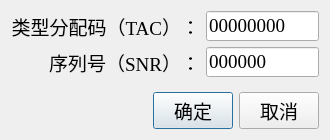
<?xml version="1.0" encoding="UTF-8"?>
<ui version="4.0">
 <class>IMEIGeneratorDialog</class>
 <widget class="QDialog" name="IMEIGeneratorDialog">
  <property name="geometry">
   <rect>
    <x>0</x>
    <y>0</y>
    <width>330</width>
    <height>135</height>
   </rect>
  </property>
  <property name="font">
   <font>
    <family>Times New Roman</family>
    <pointsize>14</pointsize>
   </font>
  </property>
  <property name="windowTitle">
   <string>设置IMEI号</string>
  </property>
  <layout class="QGridLayout" name="gridLayout">
   <item row="1" column="0">
    <widget class="QLabel" name="label_2">
     <property name="text">
      <string>序列号（SNR）：</string>
     </property>
     <property name="alignment">
      <set>Qt::AlignRight|Qt::AlignTrailing|Qt::AlignVCenter</set>
     </property>
    </widget>
   </item>
   <item row="3" column="0" colspan="2">
    <widget class="QFrame" name="horizontalFrame">
     <property name="sizePolicy">
      <sizepolicy hsizetype="Preferred" vsizetype="Fixed">
       <horstretch>0</horstretch>
       <verstretch>0</verstretch>
      </sizepolicy>
     </property>
     <layout class="QHBoxLayout" name="horizontalLayout">
      <property name="leftMargin">
       <number>0</number>
      </property>
      <property name="topMargin">
       <number>0</number>
      </property>
      <property name="rightMargin">
       <number>0</number>
      </property>
      <property name="bottomMargin">
       <number>0</number>
      </property>
      <item>
       <spacer name="horizontalSpacer">
        <property name="orientation">
         <enum>Qt::Horizontal</enum>
        </property>
        <property name="sizeHint" stdset="0">
         <size>
          <width>40</width>
          <height>20</height>
         </size>
        </property>
       </spacer>
      </item>
      <item>
       <widget class="QPushButton" name="pushButton_ok">
        <property name="text">
         <string>确定</string>
        </property>
        <property name="icon">
         <iconset resource="../icons.qrc">
          <normaloff>:/icons/ok_round.png</normaloff>:/icons/ok_round.png</iconset>
        </property>
        <property name="iconSize">
         <size>
          <width>20</width>
          <height>20</height>
         </size>
        </property>
       </widget>
      </item>
      <item>
       <widget class="QPushButton" name="pushButton_cancel">
        <property name="text">
         <string>取消</string>
        </property>
        <property name="icon">
         <iconset resource="../icons.qrc">
          <normaloff>:/icons/cancel_round.png</normaloff>:/icons/cancel_round.png</iconset>
        </property>
        <property name="iconSize">
         <size>
          <width>20</width>
          <height>20</height>
         </size>
        </property>
       </widget>
      </item>
     </layout>
    </widget>
   </item>
   <item row="1" column="1">
    <widget class="QLineEdit" name="lineEdit_snr">
     <property name="inputMask">
      <string>999999;0</string>
     </property>
    </widget>
   </item>
   <item row="0" column="0">
    <widget class="QLabel" name="label">
     <property name="text">
      <string>类型分配码（TAC）：</string>
     </property>
     <property name="alignment">
      <set>Qt::AlignRight|Qt::AlignTrailing|Qt::AlignVCenter</set>
     </property>
    </widget>
   </item>
   <item row="0" column="1">
    <widget class="QLineEdit" name="lineEdit_tac">
     <property name="inputMask">
      <string>99999999;0</string>
     </property>
    </widget>
   </item>
   <item row="2" column="0" colspan="2">
    <widget class="Line" name="line">
     <property name="lineWidth">
      <number>0</number>
     </property>
     <property name="orientation">
      <enum>Qt::Horizontal</enum>
     </property>
    </widget>
   </item>
  </layout>
 </widget>
 <tabstops>
  <tabstop>lineEdit_tac</tabstop>
  <tabstop>lineEdit_snr</tabstop>
  <tabstop>pushButton_ok</tabstop>
  <tabstop>pushButton_cancel</tabstop>
 </tabstops>
 <resources>
  <include location="../icons.qrc"/>
 </resources>
 <connections>
  <connection>
   <sender>pushButton_cancel</sender>
   <signal>clicked()</signal>
   <receiver>IMEIGeneratorDialog</receiver>
   <slot>reject()</slot>
   <hints>
    <hint type="sourcelabel">
     <x>283</x>
     <y>109</y>
    </hint>
    <hint type="destinationlabel">
     <x>164</x>
     <y>67</y>
    </hint>
   </hints>
  </connection>
 </connections>
</ui>
